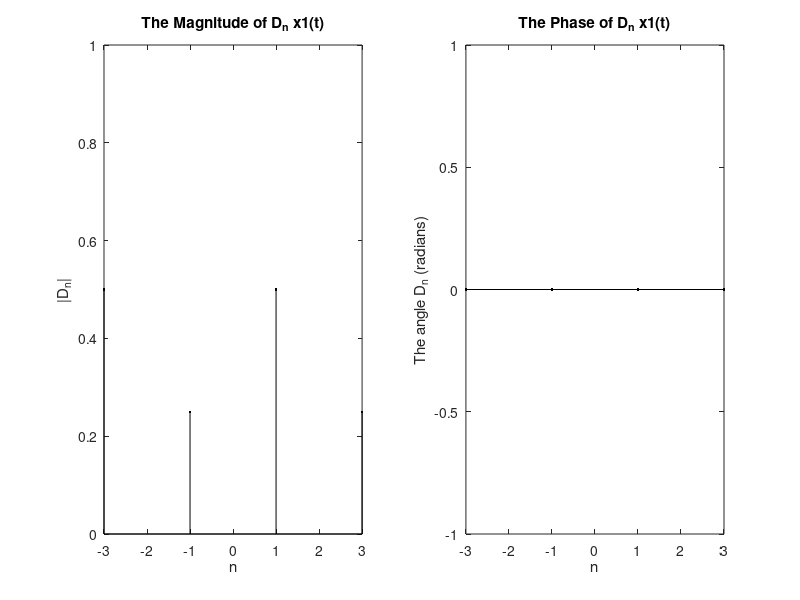

Recreate this plot in MATLAB.
%Part A3 for x1(t)
n = [-3,-1,1,3];
D_n = [1/2, 1/4, 1/2, 1/4];
subplot(1,2,1);
stem(n,abs(D_n),'.k');
xlabel('n');
ylabel('|D_n|');
title('The Magnitude of D_n x1(t)')
ylim([0,1]);
subplot(1,2,2);
stem(n,angle(D_n),'.k');
xlabel('n');
ylabel('The angle D_n (radians)');
title('The Phase of D_n x1(t)');

